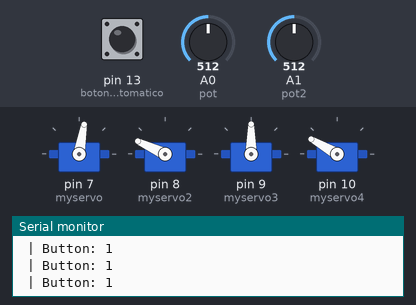
Bench run of a sketch on a simulated Arduino Uno, built with avr-gcc and run on an emulated ATmega328P. On the bench: 4 × servo, the last lines printed to the serial monitor. The inputs (shaded band) are chosen by the test bench; at power-on: A1 (pot2) = 512, A0 (pot) = 512, pin 13 (botonAutomatico) HIGH.

Above: at 1.2 s.
1.3 s: A1 (pot2) set to 716
At 2.3 s:
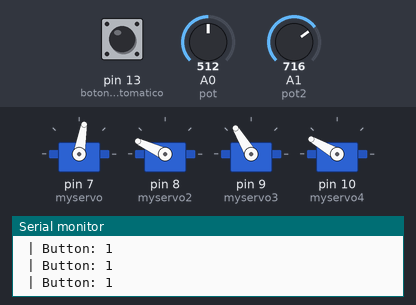
3.1 s: A0 (pot) set to 306
At 3.7 s:
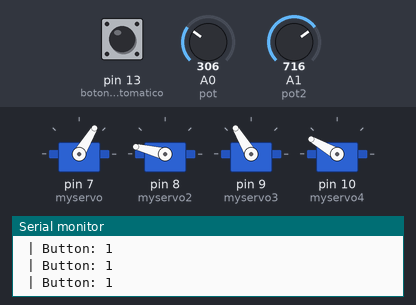
4.7 s: pin 13 (botonAutomatico) pulled LOW for 0.25 s
At 5.01 s:
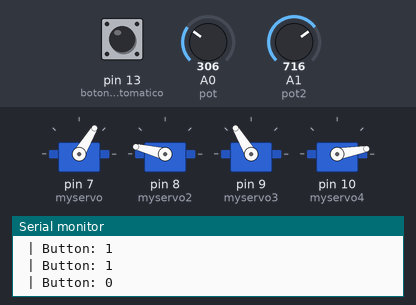
6.7 s: A1 (pot2) set to 900
At 7.9 s:
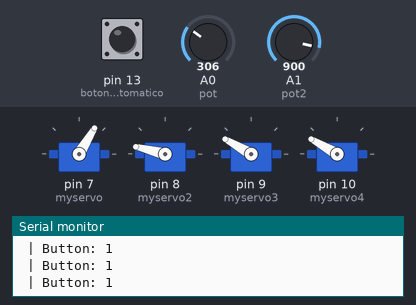
8.3 s: A0 (pot) set to 511
At 9.3 s:
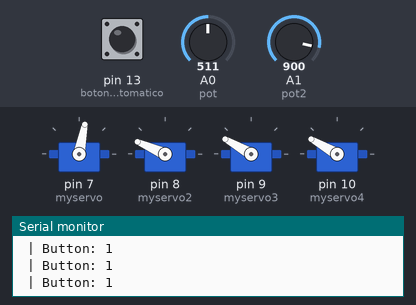
9.9 s: pin 13 (botonAutomatico) pulled LOW for 1 s
At 10.6 s:
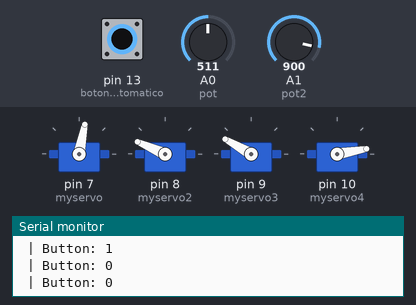
Timing chart, 0 to 12.9 s (numbered marks = the images above; inputs shaded):
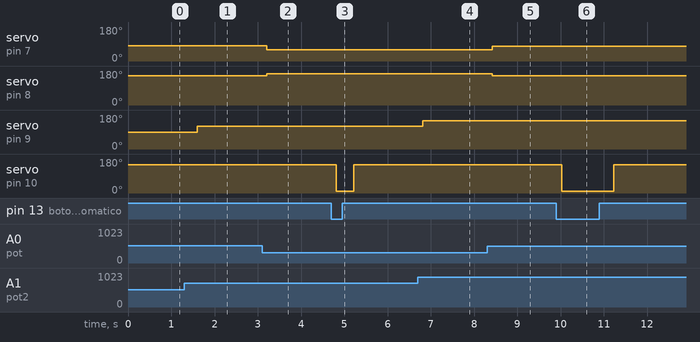

The sketch:

Joystic_brazo_robotico.ino
```cpp
#include <Servo.h> //libreria
Servo myservo;     //objeto servo
Servo myservo2;     //objeto servo
Servo myservo3;     //objeto servo
Servo myservo4;     //objeto servo
int pos = 0;       // posicion
int pos2 = 0;       // posicion
int pos3 = 0;       // posicion
int pot=A0;        //pot1 en A0 del jotstick
int pot2=A1;        //pot2 en A0 del joystick
int valorPot=0;    //valor del potenciometro
int valorPot2=0;    //valor del potenciometro
int botonAutomatico=13; // pin 7 se conceta la señal del boton de rutina Automatica
int estadoAutomatico=0;// variable donde guardamos el estado del boton de rutina automatica

void setup()
{
 myservo.attach(7);  //servo en pin 9
 pinMode(pot,INPUT); //por como entrada
 myservo2.attach(8);  //servo en pin 9
 pinMode(pot2,INPUT); //por como entrada
 pinMode(botonAutomatico,INPUT_PULLUP); //señal de boton como entrada digital
 myservo3.attach(9);  //servo en pin 9
 myservo4.attach(10);  //servo en pin 9
 Serial.begin(9600);
}

void loop()
{
 estadoAutomatico=digitalRead(botonAutomatico);  //leemos el estado del boton automatico
  Serial.print(" | Button: ");
  Serial.println(estadoAutomatico);
 if(estadoAutomatico==LOW)                       //si boton automatico fue presionado
{
 myservo4.write(10);              // escribe la posicion angular

}
else
{
myservo4.write(150);              // escribe la posicion angular

}

 valorPot=analogRead(pot);         // leemos el valor del pot del joystick
 valorPot=map(valorPot,0,1023,30,130);
 myservo.write(valorPot);              // escribe la posicion angular

 valorPot=analogRead(pot);
 valorPot=map(valorPot,0,1023,180,130);
 myservo2.write(valorPot);              // escribe la posicion angular

  valorPot2=analogRead(pot2);
 valorPot2=map(valorPot2,0,1023,10,170);
 myservo3.write(valorPot2);              // escribe la posicion angular

 delay(400);                       // mantiene 15ms la posicion

}
```

Measured:
- after the input at 1.3 s, servo on pin 9 (myservo3): 90° → 121° after 0.31 s
- after the input at 3.1 s, servo on pin 7 (myservo): 80° → 59° after 0.11 s; servo on pin 8 (myservo2): 155° → 166° after 0.11 s
- after the input at 4.7 s, servo on pin 10 (myservo4): 150° → 10° after 0.11 s, → 150° 0.40 s later
- after the input at 6.7 s, servo on pin 9 (myservo3): 121° → 150° after 0.12 s
- after the input at 8.3 s, servo on pin 7 (myservo): 59° → 79° after 0.12 s; servo on pin 8 (myservo2): 166° → 156° after 0.12 s
- after the input at 9.9 s, servo on pin 10 (myservo4): 150° → 10° after 0.12 s, → 150° 1.2 s later
